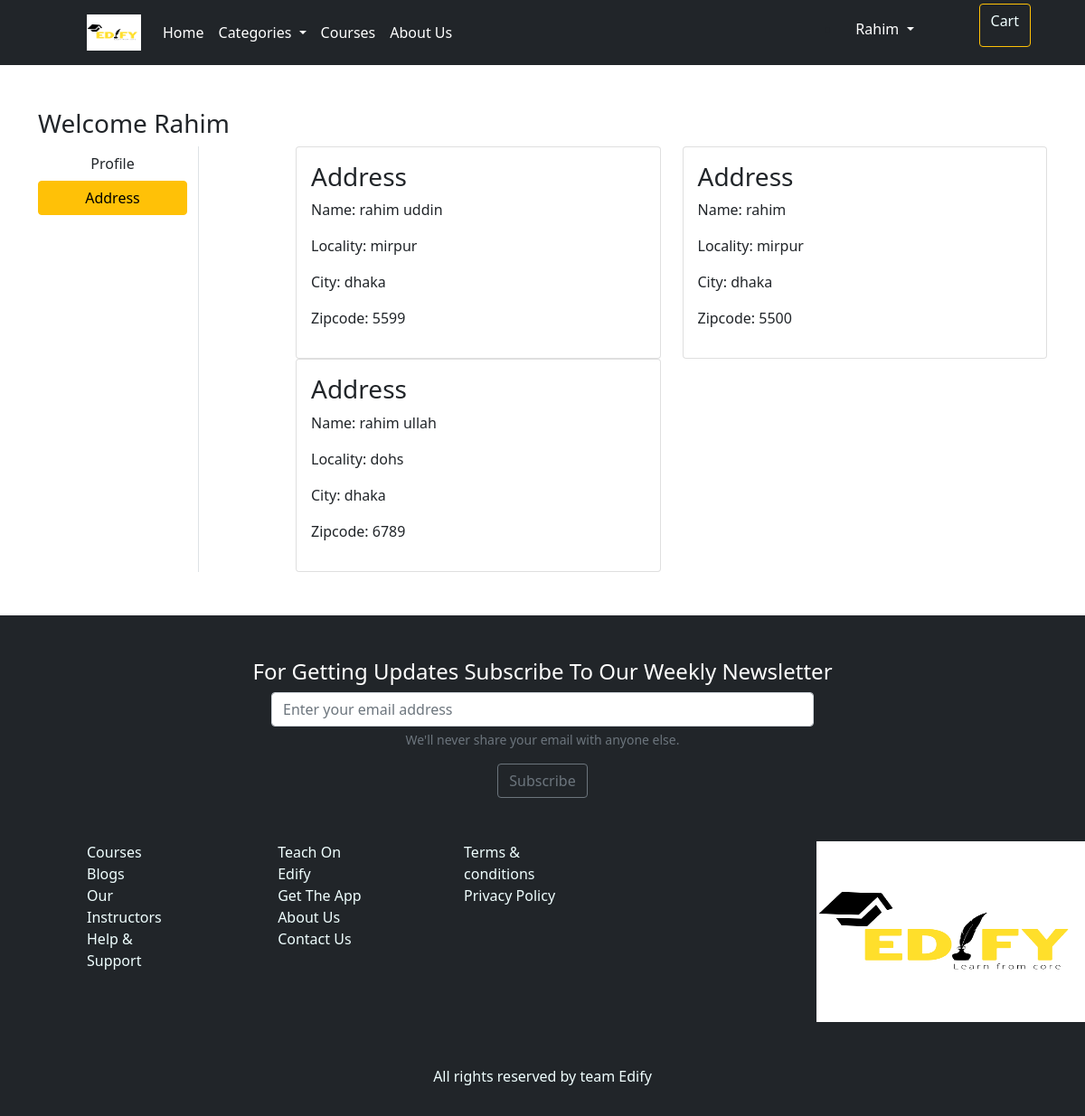
/address/ (signed in), run on an earlier commit of the app's database.
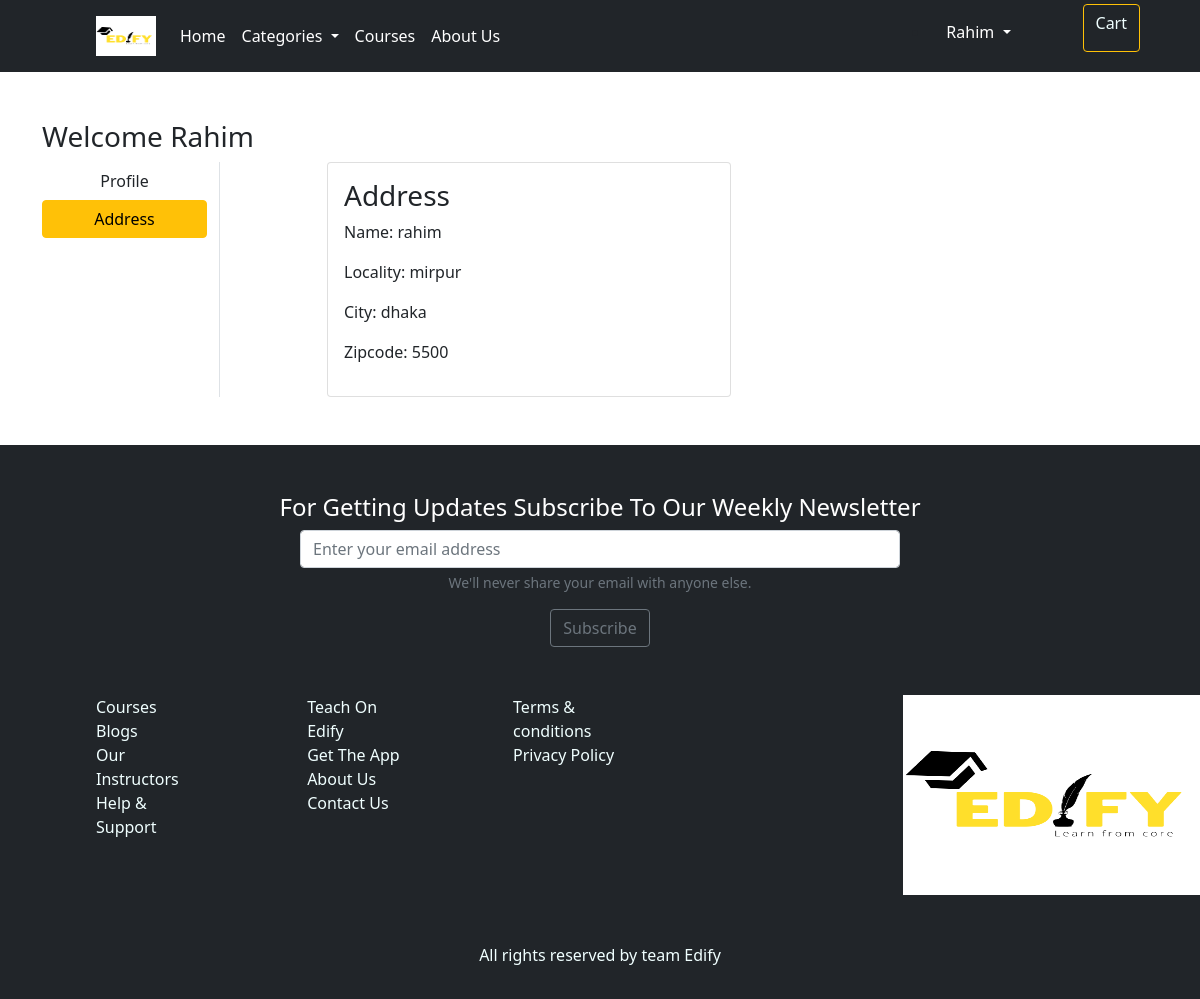
And on a later commit of the database.
### app/models.py (models this page shows, shortened)
class Student(models.Model):
    user= models.ForeignKey(User, on_delete=models.CASCADE)
    name = models.CharField(max_length=200)
    locality = models.CharField(max_length=200)
    city = models.CharField(max_length=50)
    zipcode = models.IntegerField()

### app/views.py (the view)
# urls.py: path('address/', views.address, name='address'),
@login_required
def address(request):
 add = Student.objects.filter(user=request.user)
 return render(request, 'app/address.html', {'add': add, 'active': 'btn-warning'})

### app/templates/app/address.html (shortened to what this page needs)
{% extends 'app/base.html' %}
{% load static %}
{% block main-content %}
<div class="container my-5">
 <div class="row">
 <h3>Welcome <span class="text-capitalize">{{request.user}}</span></h3>
  <div class="col-sm-2 border-end">
   <ul class="list-unstyled">
    <li class="d-grid"><a href="{% url 'profile' %}" class="btn ">Profile</a></li>
    <li class="d-grid"><a href="{% url 'address' %}" class="btn {{active}}">Address</a></li>
   </ul>
  </div>
  <div class="col-sm-9 offset-sm-1">
   <div class="row">
       {% for ad in add %}
            <div class="col-sm-6">
            <div class="card">
            <div class="card-body">
            <h3>Address </h3>
            <p>Name: {{ad.name}}</p>
            <p>Locality: {{ad.locality}}</p>
            <p>City: {{ad.city}}</p>
            <p>Zipcode: {{ad.zipcode}}</p>
            </div>
            </div>
            </div>
    {% endfor %}
   </div>
  </div>
 </div>
</div>
{% endblock main-content %}

What changed in the data, as far as the page shows it:
removed Student: name "rahim uddin", locality "mirpur", city "dhaka", zipcode "5599"
removed Student: name "rahim ullah", locality "dohs", city "dhaka", zipcode "6789"
